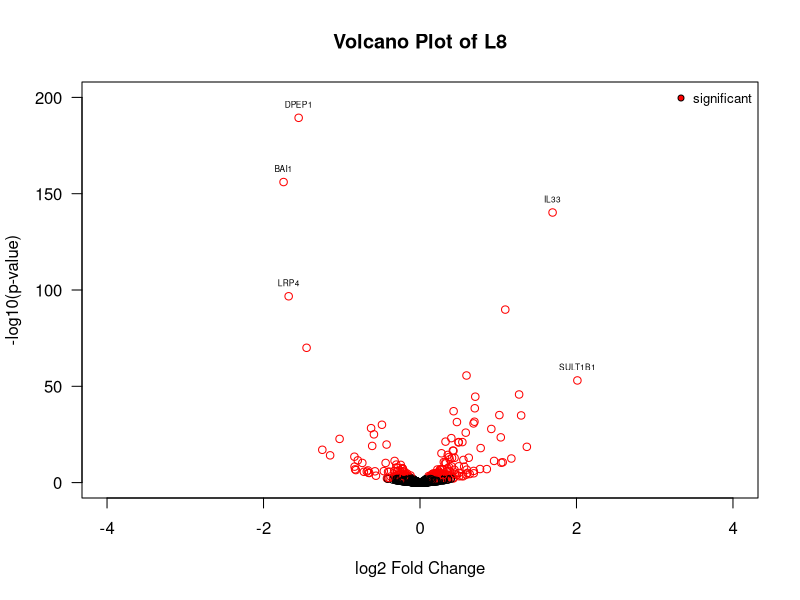
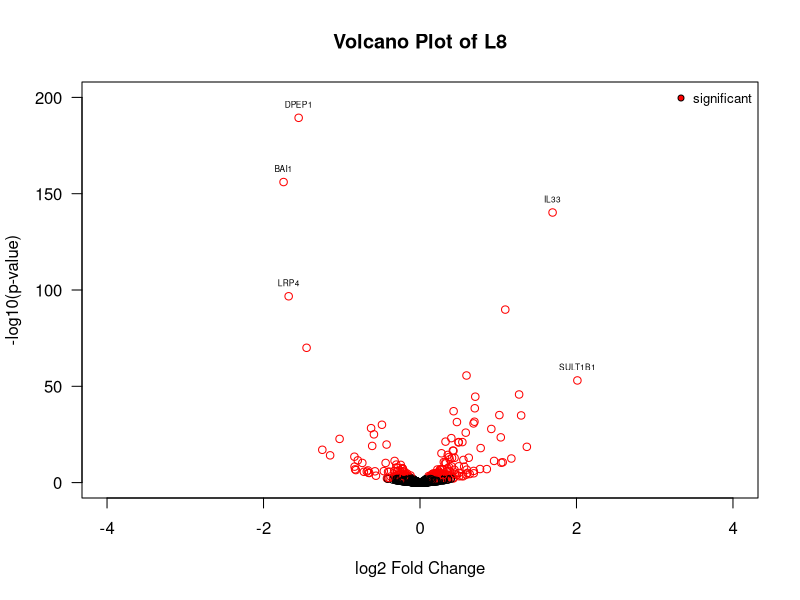

R code for these plots, in order:
# This is my RScript for plotting in R
# We will be using a subselection of the RNA-seq data Jeff shared with everyone last time
# Thanks Jeff!
# gene.description_sub.csv

#########################################################
# In this session we are going to go over the following:
#   1. Review of how to read in and analyze data
#   2. Volcano Plots
#   3. Save Volcano Plot to a PDF
########################################################

#   1. Review of how to read in and analyze data
# Start every session with setting your working directory

setwd("/Users/txc065/Downloads/SURP_RPlots-master") # Or however works for your computer

# Then make sure to add the libraries you'll be needing for the commands in this Script
library(ggplot2)
library(gplots)

# Next we want to read in the data 
# You need to include a path that goes to your files
# Uncomment if you want to include the entire path
#gene.transcript=read.csv("/Users/txc065/Downloads/SURP_RPlots-master/gene.description_sub.csv")

# Or if you're already in the same directory as your files you can just do
gene.transcript=read.csv("gene.description_sub.csv")

#Check how many dimensions the dataset has (rows and columns)
dim(gene.transcript)

# Check what the column names are of your data
colnames(gene.transcript)

# Also check what class of data you are using
class(gene.transcript)

# To look at your data set you can use the function View()
# Uncomment if you want to View() your data 

#View(gene.transcript)


#   2. Volcano Plots
# The first plot we are going to make is a volcano plot to look at the significant genes
# in our dataset (Thanks Jeff!!!)
# Well walk through some usefull arguments to include when plotting

# Plot your volcano plot first 
# including labeling red the genes that exceed an adjusted p-value of 0.05
plot(x = gene.transcript$log2FoldChange.L8_DOXvsL8., 
     y = -log10(gene.transcript$pvalue.L8_DOXvsL8.), 
     las = 1, 
     xlim = c(-4,4),
     ylim = c(0,200),
     col = ifelse(gene.transcript$padj.L8_DOXvsL8<=0.05, "red", "black"),
     xlab = "log2 Fold Change",
     ylab = "-log10(p-value)",
     main = "Volcano Plot of L8")

# Then add your labels to your plot only for genes whos
# adjusted p-values that are less than or equal to 0.05 
# AND 
# log2 fold change that is 1.5 in the positive or negative direction (or 2 -- whatever you think is most important)
text(x = gene.transcript$log2FoldChange.L8_DOXvsL8., 
     y = -log10(gene.transcript$pvalue.L8_DOXvsL8.), 
     labels = ifelse(gene.transcript$padj.L8_DOXvsL8. <= 0.05 & abs(gene.transcript$log2FoldChange.L8_DOXvsL8.) >= 1.5, 
                     as.vector(gene.transcript$GeneName), NA),
     cex = 0.5, pos = 3)

# Then add your legend! 
# (It doesn't matter which order you do the text/legend)
legend("topright", 
       legend = c("significant"), 
       pt.bg = c("red"), 
       bty = "n",
       pch = 21, 
       cex = 0.8)

#   3. Save Volcano Plot to a PDF

# First you add the function pdf() with your chonen filename and .pdf
pdf("L8_DOXvsL8_VolcanoPlot.pdf")

plot(x = gene.transcript$log2FoldChange.L8_DOXvsL8., 
     y = -log10(gene.transcript$pvalue.L8_DOXvsL8.), 
     las = 1, 
     xlim = c(-4,4),
     ylim = c(0,200),
     col = ifelse(gene.transcript$padj.L8_DOXvsL8<=0.05, "red", "black"),
     xlab = "log2 Fold Change",
     ylab = "-log10(p-value)",
     main = "Volcano Plot of L8")
text(x = gene.transcript$log2FoldChange.L8_DOXvsL8., 
     y = -log10(gene.transcript$pvalue.L8_DOXvsL8.), 
     labels = ifelse(gene.transcript$padj.L8_DOXvsL8. <= 0.05 & abs(gene.transcript$log2FoldChange.L8_DOXvsL8.) >= 1.5, 
                     as.vector(gene.transcript$GeneName), NA),
     cex = 0.5, pos = 3)
legend("topright", 
       legend = c("significant"), 
       pt.bg = c("red"), 
       bty = "n",
       pch = 21, 
       cex = 0.8)

# Then you close the plot with the function dev.off()
dev.off()
